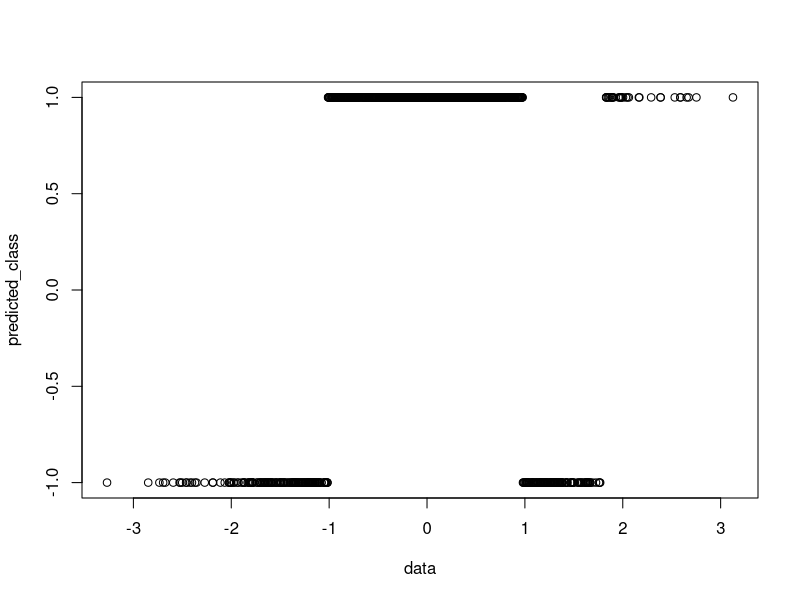

R code for this plot: (Note: this script raises an error after producing the figure.)
n = 1000;       # number of observations
data = matrix(rnorm(n, mean = 0, sd = 1), nrow = n, ncol=1);  #  the data matrix of predictors
class = rep(1, n)
x = runif(n)
for (i in 1:n) {  # generate the data
  y = 1
  if(abs(data[i]) > 1) {
    y = -1
  }
  if(x[i] <= 0.1) {
    y = y*-1
  }
  class[i] = y
}

loops = 100
ht = matrix(rnorm(loops, mean = 0, sd = 1), nrow = loops, ncol=1)
ht_type = rep(1,loops)

table = matrix(rep(1/n), nrow = n, ncol=1)
for (i in 1:loops) {
  correct_1 = data < ht[i]
  correct_2 = data > ht[i]
  count_1 = 0
  count_2 = 0
  for(j in 1:n) {
    if(correct_1[j] && class[j]==1) {
      count_1 = count_1 + 1
    }
    if((!correct_1[j]) && class[j]==-1) {
      count_1 = count_1 + 1
    }
    
    if(correct_2[j] && class[j]==1) {
      count_2 = count_2 + 1
    }
    if((!correct_2[j]) && class[j]==-1) {
      count_2 = count_2 + 1
    }
  }
  #error = (n-count_1)/n
  if(count_2 > count_1) {
    ht_type[i] = 2
    #error = (n-count_2)/n
  }
  new_class = rep(1,n)
  for(j in 1:n) {
    if(ht_type[i] == 1) {
      if(data[j] >= ht[i]) {
        new_class[j] = -1
      }
    }
    else {
      if(data[j] <= ht[i]) {
        new_class[j] = -1
      }
    }
  }
  table = cbind(table,new_class)
}
row_num = matrix(c(1:1000), nrow = n, ncol=1)
table = cbind(row_num, table)
table = cbind(table, class)
final_ht = matrix(rep(0,loops), nrow = loops, ncol=1)
final_ht_type = matrix(rep(0,loops), nrow = loops, ncol=1)
wt = rep(0, loops)
k = 1
while(ncol(table)>3) {
  errors = matrix(rep(1,ncol(table)-3), nrow = 1, ncol=ncol(table)-3)
  for(i in 3:ncol(table)-1) {
    incorrect_rows = table[(table[,i]!=table[,ncol(table)]),]
    errors[i-2] = sum(incorrect_rows[,2])
  }
  best = which.min(errors)
  final_ht[k] = ht[best]
  final_ht_type[k] = ht_type[best]
  alpha = 0.5*log((1-errors[best])/errors[best])
  wt[k] = alpha
  k = k + 1
  
  for(i in 1:n) {
    table[i,2] = table[i,2]*exp(-alpha*table[i,best+2]*table[i,ncol(table)])
  }
  table[,2] = table[,2]/sum(table[,2])
  table = table[,-(best+2)]
  ht = ht[-best]
  ht_type = ht_type[-best]
}

result = 0
predicted_class = rep(1,n)
for(i in 1:n) {
  sum = 0
  for(j in 1:loops) {
    p_class = 1
    if(final_ht_type[j] == 1) {
      if(data[i] >= final_ht[j]) {
        p_class = -1
      }
    }
    else {
      if(data[i] <= final_ht[j]) {
        p_class = -1
      }
    }
    sum = sum + wt[j]*p_class
  }
  p_class = sign(sum)
  predicted_class[i] = p_class
  if(class[i] == p_class) {
    result = result + 1
  }
}

print("Accuracy")
print(result/n)

plot(data,predicted_class)
stopp
x1 = seq(-2,2,by=.01)
x2 = rep(0, length(x1))
for(i in 1:length(x1)) {
  sum = 0
  for(j in 1:loops) {
    p_class = 1
    if(final_ht_type[j] == 1) {
      if(x1[i] >= final_ht[j]) {
        p_class = -1
      }
    }
    else {
      if(x1[i] <= final_ht[j]) {
        p_class = -1
      }
    }
    sum = sum + wt[j]*p_class
  }
  x2[i] = sign(sum)
}
plot(x1,x2, col = class)